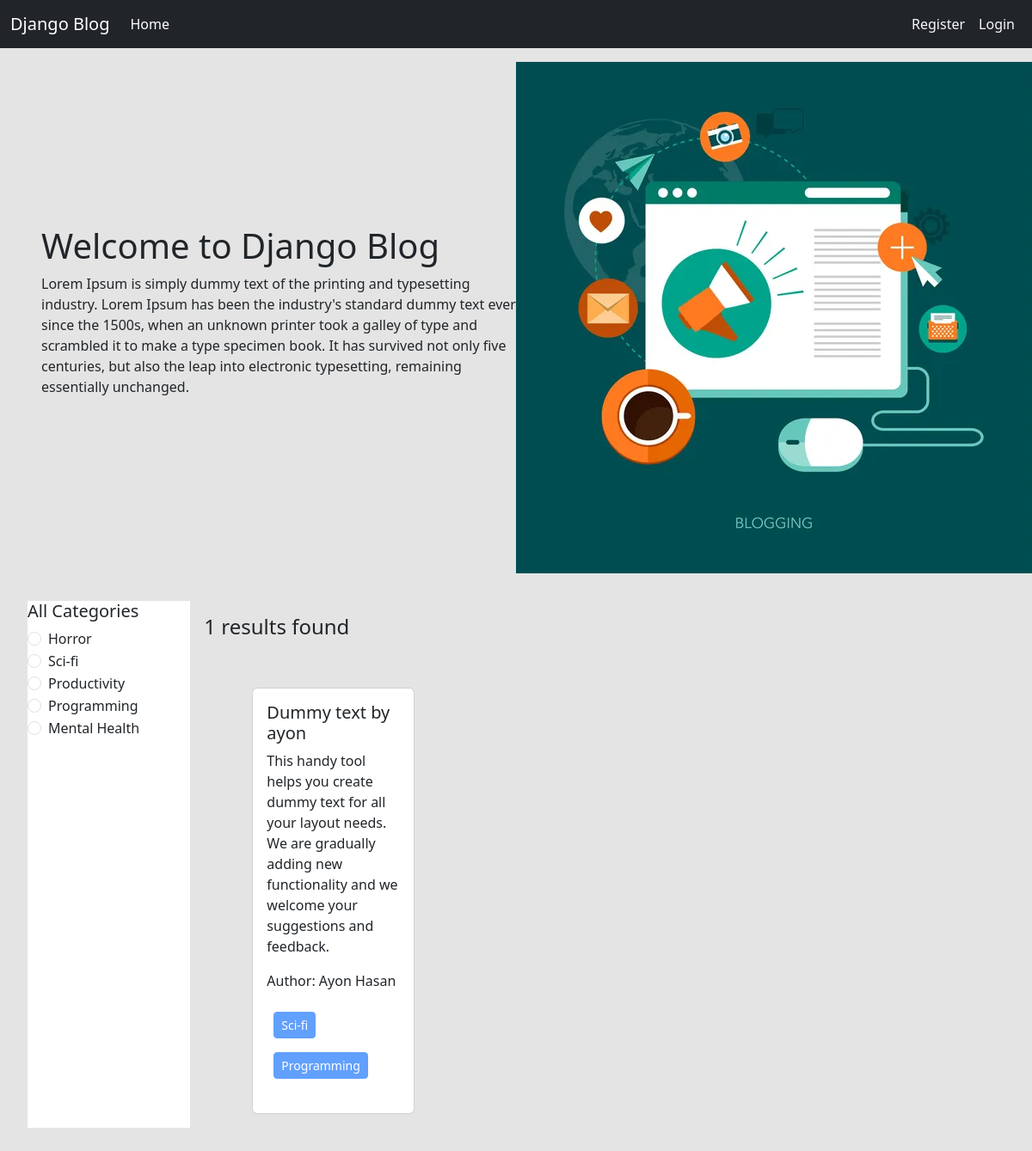
The page /category/sci-fi/ on the database its author committed.
### categories/models.py (models this page shows, shortened)
class Category(models.Model):
    name = models.CharField(max_length=100)
    slug = models.SlugField(max_length=100, unique = True, null = True, blank = True)

### posts/models.py (models this page shows, shortened)
class Post(models.Model):
    title = models.CharField(max_length = 50)
    content = models.TextField()
    category = models.ManyToManyField(Category)
    author = models.ForeignKey(User, on_delete=models.CASCADE)

### blog_project/views.py (the view)
# urls.py: 2. Add a URL to urlpatterns:  path('', views.home, name='home')
def home(request, category_slug = None):
    data = Post.objects.all()
    if category_slug is not None:
        category = Category.objects.get(slug = category_slug)
        data = Post.objects.filter(category = category)
    categories = Category.objects.all()
    return render(request, 'home.html', {'data': data, 'category': categories})

### templates/home.html
{% extends "base.html" %}
{% load static %}
{% block content %}
<div class="d-flex flex-wrap px-5 pt-3 align-items-center">
    <div class="col-6">
        <h1>Welcome to Django Blog</h1>
        <p>Lorem Ipsum is simply dummy
            text of the printing and typesetting industry.
            Lorem Ipsum has been the industry's standard
            dummy text ever since the 1500s, when an unknown
            printer took a galley of type and scrambled it to
            make a type specimen book. It has survived not only
            five centuries, but also the leap into electronic
            typesetting, remaining essentially unchanged.
        </p>
    </div>
    <div class="col-6">
        <img src="{% static "header.jpg" %}"/>
    </div>
</div>
    <div class="d-flex flex-wrap p-4 m-2">
        <div class="col-2 bg-white">
            <h5>All Categories</h5>
            {% for cat in category %}
                <div class="form-check">
                    <input class="form-check-input" type="radio" name="category" id="{{cat.id}}">
                    <label class="form-check-label" for="{{cat.id}}">
                    <a href="{% url 'category_wise_post' cat.slug %}" class="text-decoration-none text-dark">{{cat.name}}</a>
                    </label>
                </div>
            {% endfor %}
        </div>
        <div class="col-10 p-3">
            <h4>{{data | length}} results found</h4>
            <div class="d-flex flex-wrap px-5 pt-5">
                {% for post in data %}
                    <div class="col-sm-3 mb-3 mb-sm-0">
                        <div class="card mx-2 ">
                            <div class="card-body">
                                <h5 class="card-title">{{post.title}}</h5>
                                <p class="card-text">{{post.content}}</p>
                                <p>Author: {{post.author.first_name}} {{post.author.last_name}}</p>
                                <p>
                                    {% for i in post.category.all %}
                                        <button class="btn btn-primary btn-sm m-2" disabled>{{i.name}}</button>
                                    {% endfor %}
                                </p>
                            </div>
                        </div>
                    </div>
                {% endfor %}
            </div>
        </div>
    </div>
{% endblock content %}

### rows shown on the page
Category: name "Horror"
Category: name "Sci-fi"
Category: name "Productivity"
Category: name "Programming"
Category: name "Mental Health"
Post: title "Dummy text by ayon", content "This handy tool helps you create dummy text for all your layout needs. We are gradually adding new functionality and we welcome your suggestions and feedback.", author.first_name "Ayon", author.last_name "Hasan"

### other values the page prints
{{ data | length }} "1"
